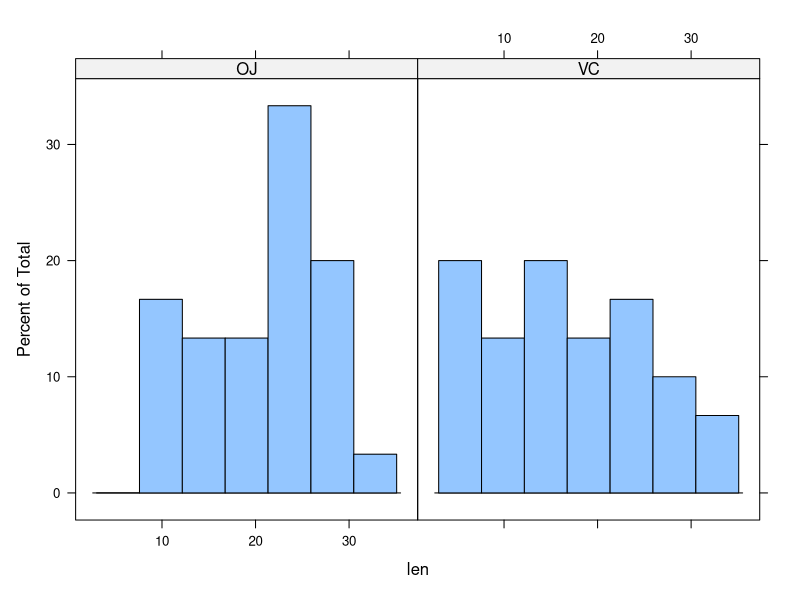
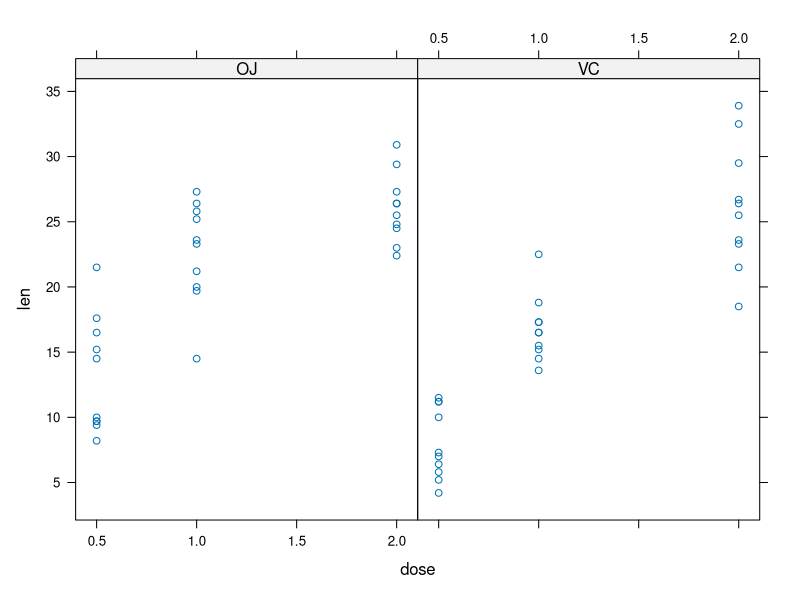

The R source for these figures, in order:
## ---- chunk 1
library(datasets)
data(ToothGrowth)
library(lattice)
histogram(~len|supp, data=ToothGrowth)
xyplot(len~dose|supp, data = ToothGrowth)
## ---- chunk 2
meanOJ <- mean(ToothGrowth[ToothGrowth$supp == "OJ",1])
meanOJ
meanVC <- mean(ToothGrowth[ToothGrowth$supp == "VC",1])
meanVC
## ---- chunk 3
t1 <- t.test(len ~ supp, data=ToothGrowth)
t1$statistic
qt(.95,58)
## ---- chunk 4
sub <- ToothGrowth[ToothGrowth$dose == .5, ]
t2 <- t.test(len ~ supp, data=sub)
t2$statistic
qt(.95,dim(sub)[1] -2)
